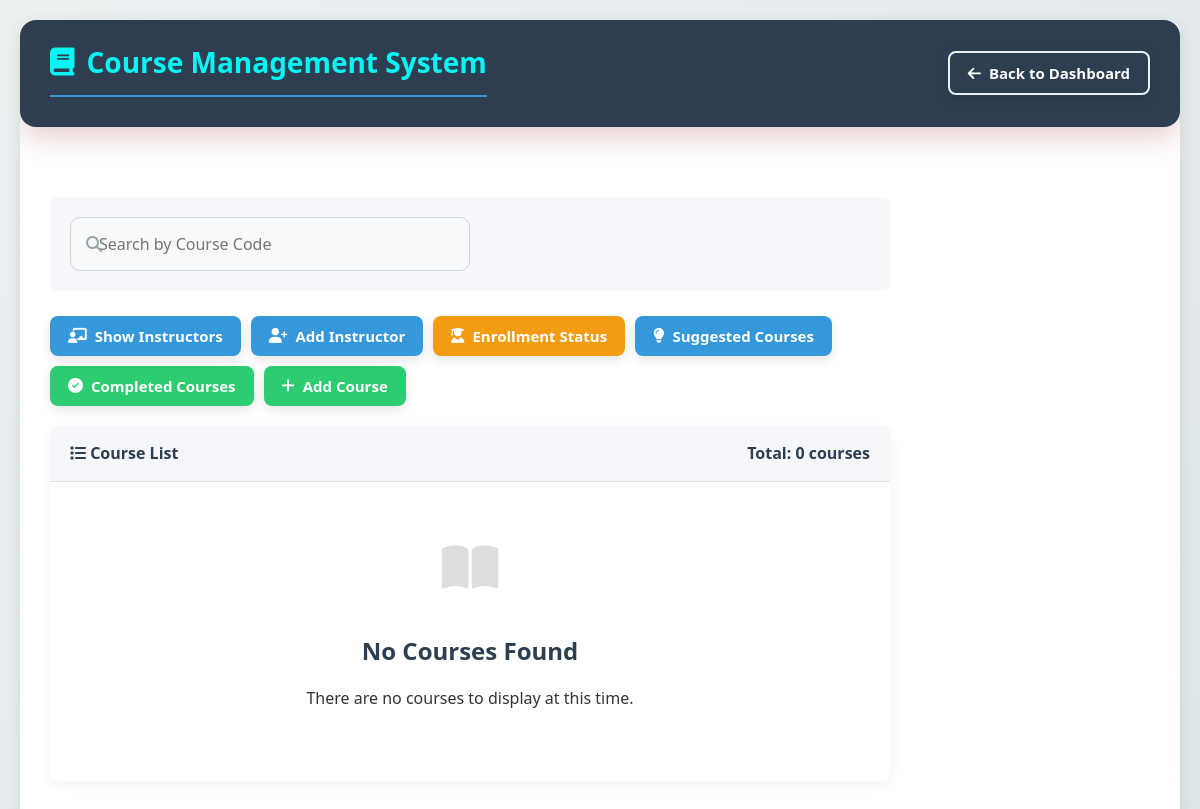
Before: /admin/course.php with the older database file.
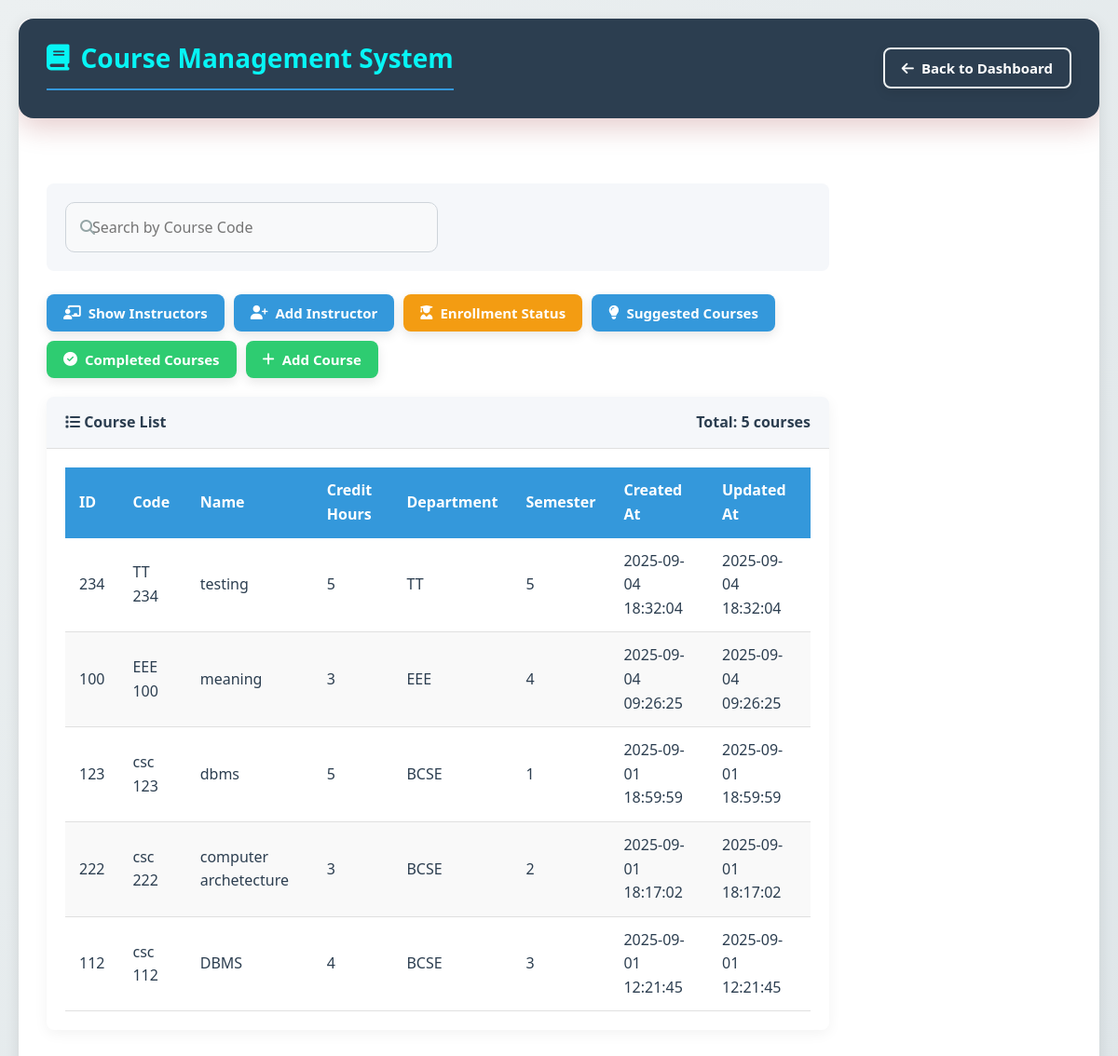
After: the same page with the newer database file.
### tables this page shows
CREATE TABLE `course` (
  `course_id` int(11) NOT NULL,
  `course_code` varchar(20) NOT NULL,
  `course_name` varchar(100) NOT NULL,
  `credit_hours` int(11) NOT NULL,
  `department` varchar(50) NOT NULL,
  `semester` int(11) NOT NULL,
  `created_at` timestamp NOT NULL DEFAULT current_timestamp(),
  `updated_at` timestamp NOT NULL DEFAULT current_timestamp()
);

### admin/course.php (the view, shortened to what this page needs)
<?php
require_once '../library/notice.php';
$mysqli = new mysqli('localhost', 'root', '', 'skst_university');
$search_code = $_POST['search_code'] ?? '';
$query = "SELECT course_id, course_code, course_name, credit_hours, department, semester, created_at, updated_at FROM course WHERE 1";
$query .= " ORDER BY created_at DESC";
$result = $mysqli->query($query);
?>
<!DOCTYPE html>
<html lang="en">
<head>
    <link rel="stylesheet" href="https://cdnjs.cloudflare.com/ajax/libs/font-awesome/6.4.0/css/all.min.css">
</head>
<body>
<div class="page-container">
    <div class="header">
        <h1><i class="fas fa-book"></i> Course Management System</h1>
        <div class="header-actions">
            <form method="post">
                <button type="submit" name="dashboard" class="btn btn-outline"><i class="fas fa-arrow-left"></i> Back to Dashboard</button>
            </form>
        </div>
    </div>
    <div class="content">
        <div class="search-container">
            <form method="post" class="search-box">
                <i class="fas fa-search search-icon"></i>
                <input type="text" name="search_code" placeholder="Search by Course Code" class="search-input" value="<?php echo htmlspecialchars($search_code); ?>">
            </form>
        </div>
        <div class="action-buttons">
            <form method="post" style="display: inline;">
                <button type="submit" name="show_instructors" class="btn btn-primary"><i class="fas fa-chalkboard-teacher"></i> Show Instructors</button>
            </form>
            <form method="post" style="display: inline;">
                <button type="submit" name="show_add_instructor_form" class="btn btn-primary"><i class="fas fa-user-plus"></i> Add Instructor</button>
            </form>
            <form method="post" style="display: inline;">
                <button type="submit" name="show_enrollment_status" class="btn btn-warning"><i class="fas fa-user-graduate"></i> Enrollment Status</button>
            </form>
            <form method="post" style="display: inline;">
                <button type="submit" name="show_suggested_courses" class="btn btn-primary"><i class="fas fa-lightbulb"></i> Suggested Courses</button>
            </form>
            <form method="post" style="display: inline;">
                <button type="submit" name="show_completed_courses" class="btn btn-success"><i class="fas fa-check-circle"></i> Completed Courses</button>
            </form>
            <?php if (!isset($_POST['show_add_course_form'])): ?>
            <form method="post" style="display: inline;">
                <button type="submit" name="show_add_course_form" class="btn btn-success"><i class="fas fa-plus"></i> Add Course</button>
            </form>
            <?php endif; ?>
        </div>
        <div class="card">
            <div class="card-header">
                <span><i class="fas fa-list"></i> Course List</span>
                <span>Total: <?php echo $result->num_rows; ?> courses</span>
            </div>
            <div class="card-body">
                <?php if ($result && $result->num_rows > 0): ?>
                <table class="data-table">
                    <thead>
                        <tr>
                            <th>ID</th>
                            <th>Code</th>
                            <th>Name</th>
                            <th>Credit Hours</th>
                            <th>Department</th>
                            <th>Semester</th>
                            <th>Created At</th>
                            <th>Updated At</th>
                        </tr>
                    </thead>
                    <tbody>
                        <?php while ($row = $result->fetch_assoc()): ?>
                        <tr>
                            <?php foreach ($row as $cell): ?>
                            <td><?php echo htmlspecialchars($cell); ?></td>
                            <?php endforeach; ?>
                        </tr>
                        <?php endwhile; ?>
                    </tbody>
                </table>
                <?php else: ?>
                <div class="empty-state">
                    <i class="fas fa-book-open"></i>
                    <h3>No Courses Found</h3>
                    <p>There are no courses to display at this time.</p>
                </div>
                <?php endif; ?>
            </div>
        </div>
    </div>
</div>
</body>
</html>

Changed rows visible on the page:
added course: course_id "234", course_code "TT 234", course_name "testing", cell "5", department "TT", cell "2025-09-04 18:32:04"
added course: course_id "100", course_code "EEE 100", course_name "meaning", credit_hours "3", department "EEE", semester "4", cell "2025-09-04 09:26:25"
added course: course_id "123", course_code "csc 123", course_name "dbms", credit_hours "5", department "BCSE", semester "1", cell "2025-09-01 18:59:59"
added course: course_id "222", course_code "csc 222", course_name "computer archetecture", credit_hours "3", department "BCSE", semester "2", cell "2025-09-01 18:17:02"
added course: course_id "112", course_code "csc 112", course_name "DBMS", credit_hours "4", department "BCSE", semester "3", cell "2025-09-01 12:21:45"
Other visible differences:
$result->num_rows: "0" → "5"
text no longer shown: "No Courses Found There are no courses to display at this time."
text now shown: "ID Code Name Credit Hours Department Semester Created At Updated At"
